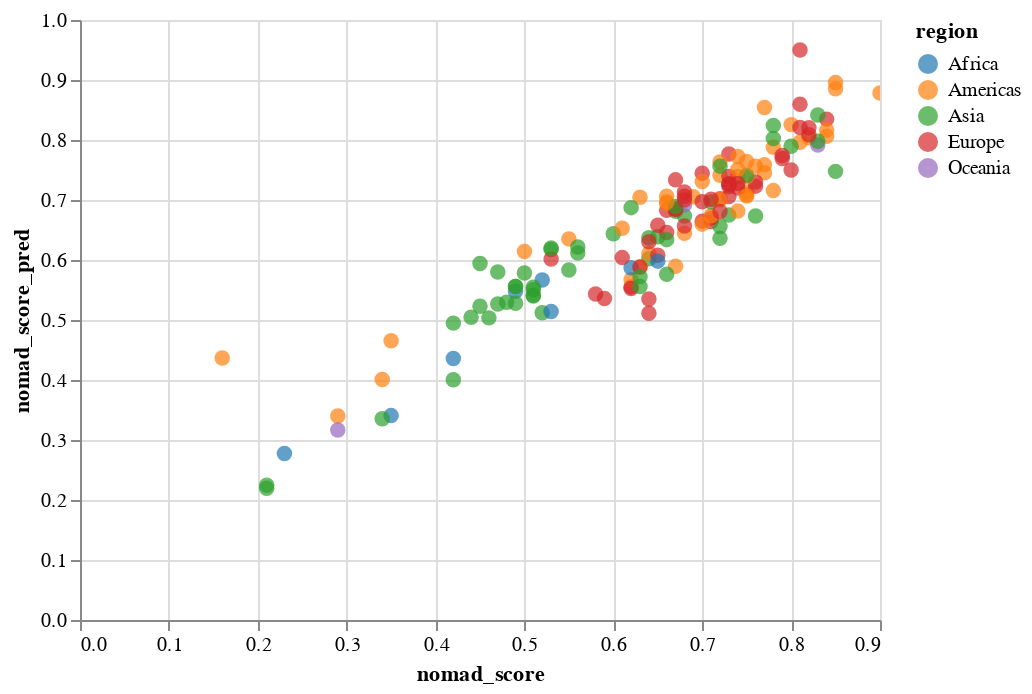

Notebook cell for this chart:
### Code cell
data_test['nomad_score_pred'] = y_pred

alt.Chart(data_test).mark_circle(size=60).encode(
    x='nomad_score',
    y='nomad_score_pred',
    color=alt.Color('region', scale=alt.Scale(scheme='category10')),
    tooltip=['region','weed','place']
).interactive()

### Figure 1 — Vega-Lite specification as saved in the notebook (floating-point values rounded to 4 significant figures; data arrays with more than 128 entries replaced by an {"elided": "..."} marker saying what was removed)
{"config": {"view": {"continuousWidth": 400, "continuousHeight": 300}}, "data": {"name": "data-af97d430fc10ecee6bdb1c7f2609840d"}, "mark": {"type": "circle", "size": 60}, "encoding": {"color": {"type": "nominal", "field": "region", "scale": {"scheme": "category10"}}, "tooltip": [{"type": "nominal", "field": "region"}, {"type": "quantitative", "field": "weed"}, {"type": "nominal", "field": "place"}], "x": {"type": "quantitative", "field": "nomad_score"}, "y": {"type": "quantitative", "field": "nomad_score_pred"}}, "selection": {"selector001": {"type": "interval", "bind": "scales", "encodings": ["x", "y"]}}, "$schema": "https://vega.github.io/schema/vega-lite/v4.8.1.json", "datasets": {"data-af97d430fc10ecee6bdb1c7f2609840d": {"elided": "156 records"}}}
